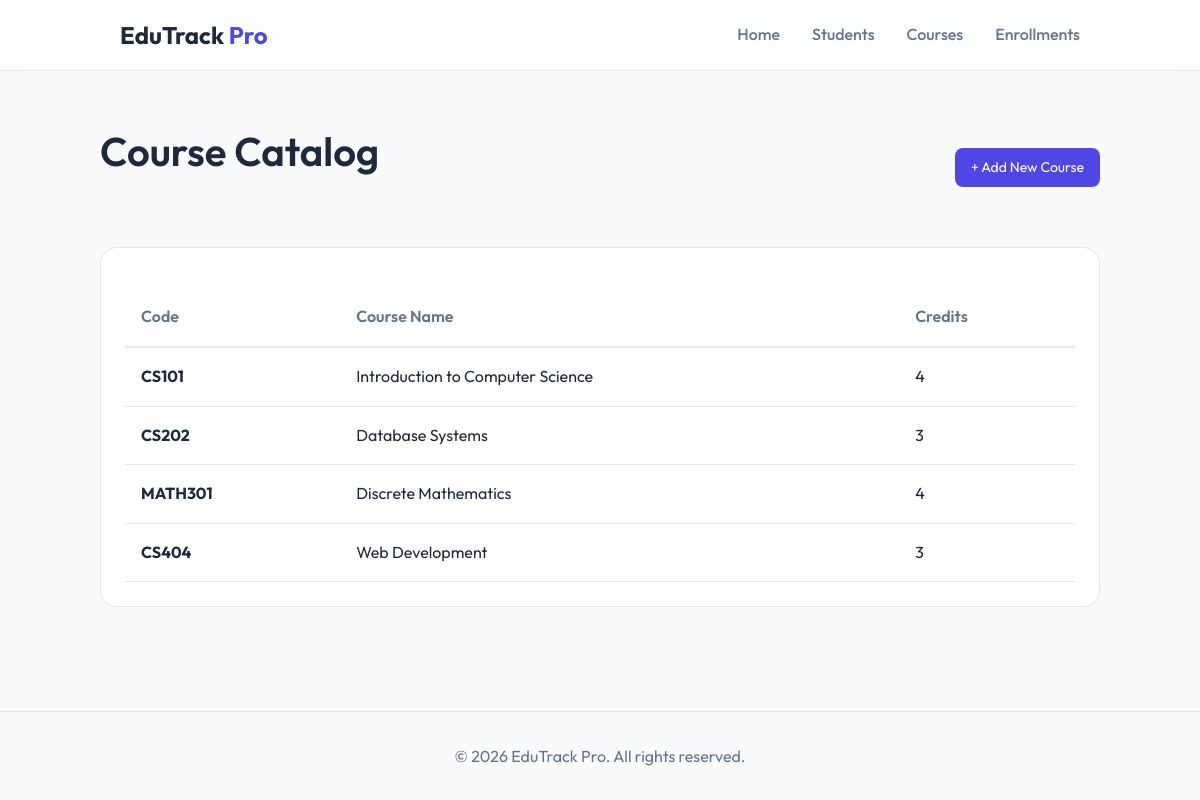
Page /courses/ on the committed database.
### models.py (models this page shows, shortened)
class Course(db.Model):
    __tablename__ = 'courses'
    id = db.Column(db.Integer, primary_key=True)
    course_code = db.Column(db.String(10), unique=True, nullable=False)
    course_name = db.Column(db.String(100), nullable=False)
    credits = db.Column(db.Integer, nullable=False)
    enrollments = db.relationship('Enrollment', backref='course', lazy=True, cascade="all, delete-orphan")

### app.py (the view)
@app.route('/courses/')
def course_list():
    courses = Course.query.all()
    return render_template('courses.html', courses=courses)

### templates/courses.html (shortened to what this page needs)
{% extends "base.html" %}
{% block content %}
<div style="display: flex; justify-content: space-between; align-items: center; margin-bottom: 2rem;">
    <h1>Course Catalog</h1>
    <a href="{{ url_for('add_course') }}" class="btn">+ Add New Course</a>
</div>
<div class="table-container">
    <table>
        <thead>
            <tr>
                <th>Code</th>
                <th>Course Name</th>
                <th>Credits</th>
            </tr>
        </thead>
        <tbody>
            {% for course in courses %}
            <tr>
                <td><strong>{{ course.course_code }}</strong></td>
                <td>{{ course.course_name }}</td>
                <td>{{ course.credits }}</td>
            </tr>
            {% endfor %}
        </tbody>
    </table>
</div>
{% endblock %}

### static/css/style.css (style rules this page uses)
:root { --primary: #4f46e5; --primary-hover: #4338ca; --bg-color: #f8fafc; --card-bg: rgba(255, 255, 255, 0.8); --text-main: #1e293b; --text-muted: #64748b; --border-color: #e2e8f0; --glass-blur: 10px; }
* { margin: 0; padding: 0; box-sizing: border-box; }
body { font-family: 'Outfit', sans-serif; background-color: var(--bg-color); color: var(--text-main); line-height: 1.6; }
h1 { font-size: 2.5rem; margin-bottom: 2rem; font-weight: 600; }
.table-container { background: white; padding: 1.5rem; border-radius: 1rem; border: 1px solid var(--border-color); overflow-x: auto; }
table { width: 100%; border-collapse: collapse; margin-top: 1rem; }
th { text-align: left; padding: 1rem; color: var(--text-muted); font-weight: 600; border-bottom: 2px solid var(--border-color); }
td { padding: 1rem; border-bottom: 1px solid var(--border-color); }
.btn { display: inline-block; padding: 0.5rem 1rem; background: var(--primary); color: white; text-decoration: none; border-radius: 0.5rem; font-size: 0.875rem; transition: background 0.3s; }

### rows in the picture
Course: course_code "CS101", course_name "Introduction to Computer Science", credits "4"
Course: course_code "CS202", course_name "Database Systems", credits "3"
Course: course_code "MATH301", course_name "Discrete Mathematics", credits "4"
Course: course_code "CS404", course_name "Web Development", credits "3"
